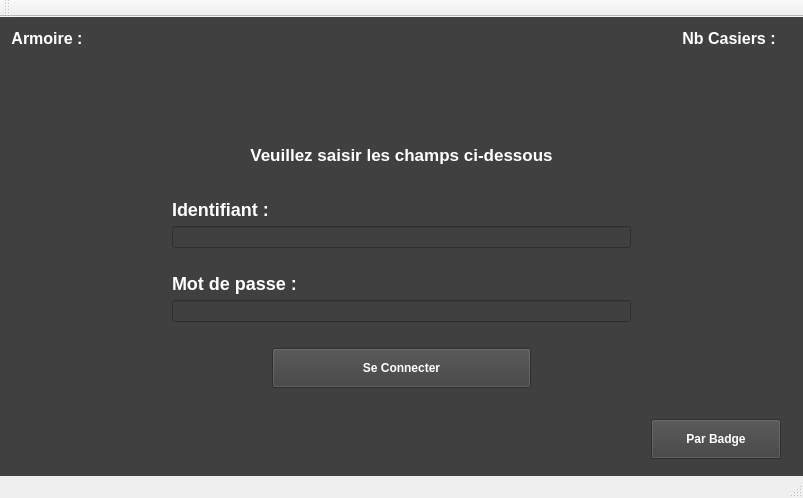
<?xml version="1.0" encoding="UTF-8"?>
<ui version="4.0">
 <class>Ihm</class>
 <widget class="QMainWindow" name="Ihm">
  <property name="geometry">
   <rect>
    <x>0</x>
    <y>0</y>
    <width>803</width>
    <height>498</height>
   </rect>
  </property>
  <property name="windowTitle">
   <string>Ihm</string>
  </property>
  <property name="documentMode">
   <bool>false</bool>
  </property>
  <property name="unifiedTitleAndToolBarOnMac">
   <bool>true</bool>
  </property>
  <widget class="QWidget" name="centralWidget">
   <property name="styleSheet">
    <string notr="true">background:#404040;color:white;font-weight:bold;</string>
   </property>
   <layout class="QGridLayout" name="gridLayout_6">
    <item row="2" column="0">
     <widget class="QStackedWidget" name="stackedWidget">
      <property name="minimumSize">
       <size>
        <width>742</width>
        <height>0</height>
       </size>
      </property>
      <property name="currentIndex">
       <number>1</number>
      </property>
      <widget class="QWidget" name="authautificationBadge">
       <layout class="QGridLayout" name="gridLayout">
        <item row="1" column="1" colspan="2">
         <layout class="QVBoxLayout" name="verticalLayout_4">
          <item>
           <widget class="QLabel" name="label">
            <property name="styleSheet">
             <string notr="true">font-size: 20px;</string>
            </property>
            <property name="text">
             <string>Veuillez passer votre badge ...</string>
            </property>
            <property name="alignment">
             <set>Qt::AlignBottom|Qt::AlignHCenter</set>
            </property>
           </widget>
          </item>
          <item>
           <widget class="QLabel" name="labelErreurBadge">
            <property name="text">
             <string/>
            </property>
            <property name="alignment">
             <set>Qt::AlignHCenter|Qt::AlignTop</set>
            </property>
           </widget>
          </item>
          <item>
           <widget class="QLineEdit" name="lineBadge">
            <property name="maximumSize">
             <size>
              <width>0</width>
              <height>0</height>
             </size>
            </property>
            <property name="echoMode">
             <enum>QLineEdit::NoEcho</enum>
            </property>
           </widget>
          </item>
         </layout>
        </item>
        <item row="2" column="2">
         <layout class="QHBoxLayout" name="horizontalLayout">
          <property name="leftMargin">
           <number>200</number>
          </property>
          <property name="topMargin">
           <number>0</number>
          </property>
          <property name="rightMargin">
           <number>10</number>
          </property>
          <item>
           <widget class="QPushButton" name="pushParIdentifiant">
            <property name="minimumSize">
             <size>
              <width>130</width>
              <height>40</height>
             </size>
            </property>
            <property name="maximumSize">
             <size>
              <width>16777215</width>
              <height>16777215</height>
             </size>
            </property>
            <property name="focusPolicy">
             <enum>Qt::NoFocus</enum>
            </property>
            <property name="text">
             <string>Par Identifiant</string>
            </property>
           </widget>
          </item>
         </layout>
        </item>
       </layout>
      </widget>
      <widget class="QWidget" name="authautificationChamps">
       <layout class="QGridLayout" name="gridLayout_3">
        <item row="3" column="1">
         <layout class="QHBoxLayout" name="horizontalLayout_2">
          <property name="leftMargin">
           <number>200</number>
          </property>
          <property name="topMargin">
           <number>0</number>
          </property>
          <item>
           <widget class="QPushButton" name="pushParBadge">
            <property name="minimumSize">
             <size>
              <width>130</width>
              <height>40</height>
             </size>
            </property>
            <property name="maximumSize">
             <size>
              <width>130</width>
              <height>30</height>
             </size>
            </property>
            <property name="focusPolicy">
             <enum>Qt::NoFocus</enum>
            </property>
            <property name="text">
             <string>Par Badge</string>
            </property>
           </widget>
          </item>
         </layout>
        </item>
        <item row="2" column="0" colspan="2">
         <layout class="QVBoxLayout" name="verticalLayout_6">
          <property name="leftMargin">
           <number>250</number>
          </property>
          <property name="topMargin">
           <number>20</number>
          </property>
          <property name="rightMargin">
           <number>250</number>
          </property>
          <property name="bottomMargin">
           <number>20</number>
          </property>
          <item>
           <widget class="QPushButton" name="pushSeConnecter">
            <property name="minimumSize">
             <size>
              <width>130</width>
              <height>40</height>
             </size>
            </property>
            <property name="focusPolicy">
             <enum>Qt::NoFocus</enum>
            </property>
            <property name="text">
             <string>Se Connecter</string>
            </property>
           </widget>
          </item>
         </layout>
        </item>
        <item row="0" column="0" colspan="2">
         <layout class="QVBoxLayout" name="verticalLayout_5">
          <property name="leftMargin">
           <number>150</number>
          </property>
          <property name="rightMargin">
           <number>150</number>
          </property>
          <property name="bottomMargin">
           <number>0</number>
          </property>
          <item>
           <widget class="QLabel" name="labelConsigne">
            <property name="styleSheet">
             <string notr="true">font-size: 17px;</string>
            </property>
            <property name="text">
             <string>Veuillez saisir les champs ci-dessous</string>
            </property>
            <property name="alignment">
             <set>Qt::AlignCenter</set>
            </property>
           </widget>
          </item>
          <item>
           <widget class="QLabel" name="labelIdentifiant">
            <property name="styleSheet">
             <string notr="true">font-size: 18px;</string>
            </property>
            <property name="text">
             <string>Identifiant :</string>
            </property>
            <property name="alignment">
             <set>Qt::AlignBottom|Qt::AlignLeading|Qt::AlignLeft</set>
            </property>
           </widget>
          </item>
          <item>
           <widget class="QLineEdit" name="lineIdentifiant">
            <property name="minimumSize">
             <size>
              <width>0</width>
              <height>20</height>
             </size>
            </property>
            <property name="text">
             <string/>
            </property>
           </widget>
          </item>
          <item>
           <widget class="QLabel" name="labelMotDePasse">
            <property name="styleSheet">
             <string notr="true">font-size: 18px;</string>
            </property>
            <property name="text">
             <string>Mot de passe :</string>
            </property>
            <property name="alignment">
             <set>Qt::AlignBottom|Qt::AlignLeading|Qt::AlignLeft</set>
            </property>
           </widget>
          </item>
          <item>
           <widget class="QLineEdit" name="lineMotDePasse">
            <property name="minimumSize">
             <size>
              <width>0</width>
              <height>20</height>
             </size>
            </property>
           </widget>
          </item>
         </layout>
        </item>
       </layout>
      </widget>
      <widget class="QWidget" name="pageStock">
       <layout class="QGridLayout" name="gridLayout_2">
        <item row="1" column="0">
         <layout class="QVBoxLayout" name="verticalLayout">
          <property name="leftMargin">
           <number>50</number>
          </property>
          <property name="rightMargin">
           <number>50</number>
          </property>
          <item>
           <widget class="QLabel" name="labelRecherche">
            <property name="styleSheet">
             <string notr="true">font-size: 18px;</string>
            </property>
            <property name="text">
             <string>Rechercher un article</string>
            </property>
            <property name="alignment">
             <set>Qt::AlignBottom|Qt::AlignHCenter</set>
            </property>
           </widget>
          </item>
          <item>
           <layout class="QHBoxLayout" name="horizontalLayout_3">
            <item>
             <widget class="QLineEdit" name="lineRecherche">
              <property name="minimumSize">
               <size>
                <width>0</width>
                <height>30</height>
               </size>
              </property>
              <property name="text">
               <string/>
              </property>
             </widget>
            </item>
            <item>
             <widget class="QPushButton" name="pushRecherche">
              <property name="text">
               <string>Rechercher</string>
              </property>
             </widget>
            </item>
           </layout>
          </item>
         </layout>
        </item>
        <item row="1" column="1" colspan="2">
         <layout class="QVBoxLayout" name="verticalLayout_2">
          <property name="leftMargin">
           <number>40</number>
          </property>
          <property name="rightMargin">
           <number>40</number>
          </property>
          <item>
           <widget class="QLabel" name="labelSelection">
            <property name="styleSheet">
             <string notr="true">font-size: 18px;</string>
            </property>
            <property name="text">
             <string>Sélectionner un article</string>
            </property>
            <property name="alignment">
             <set>Qt::AlignBottom|Qt::AlignHCenter</set>
            </property>
           </widget>
          </item>
          <item>
           <widget class="QComboBox" name="comboBoxArticle">
            <property name="minimumSize">
             <size>
              <width>300</width>
              <height>30</height>
             </size>
            </property>
           </widget>
          </item>
         </layout>
        </item>
        <item row="4" column="0">
         <layout class="QHBoxLayout" name="horizontalLayout_5">
          <item>
           <widget class="QPushButton" name="pushSeDeconnecter">
            <property name="minimumSize">
             <size>
              <width>130</width>
              <height>40</height>
             </size>
            </property>
            <property name="focusPolicy">
             <enum>Qt::NoFocus</enum>
            </property>
            <property name="text">
             <string>Se déconnecter</string>
            </property>
           </widget>
          </item>
          <item>
           <spacer name="horizontalSpacer">
            <property name="orientation">
             <enum>Qt::Horizontal</enum>
            </property>
            <property name="sizeHint" stdset="0">
             <size>
              <width>40</width>
              <height>20</height>
             </size>
            </property>
           </spacer>
          </item>
         </layout>
        </item>
        <item row="0" column="0" colspan="3">
         <layout class="QVBoxLayout" name="verticalLayout_11">
          <item>
           <widget class="QLabel" name="labelEntete">
            <property name="maximumSize">
             <size>
              <width>16777215</width>
              <height>16777215</height>
             </size>
            </property>
            <property name="styleSheet">
             <string notr="true">font-size: 20px;</string>
            </property>
            <property name="text">
             <string>Stock</string>
            </property>
            <property name="alignment">
             <set>Qt::AlignCenter</set>
            </property>
           </widget>
          </item>
         </layout>
        </item>
        <item row="4" column="2">
         <layout class="QHBoxLayout" name="horizontalLayout_4">
          <item>
           <spacer name="horizontalSpacer_2">
            <property name="orientation">
             <enum>Qt::Horizontal</enum>
            </property>
            <property name="sizeHint" stdset="0">
             <size>
              <width>40</width>
              <height>20</height>
             </size>
            </property>
           </spacer>
          </item>
          <item>
           <widget class="QPushButton" name="pushScannerObjet">
            <property name="minimumSize">
             <size>
              <width>130</width>
              <height>40</height>
             </size>
            </property>
            <property name="text">
             <string>Scanner objet</string>
            </property>
           </widget>
          </item>
          <item>
           <widget class="QPushButton" name="pushMouvement">
            <property name="minimumSize">
             <size>
              <width>130</width>
              <height>40</height>
             </size>
            </property>
            <property name="focusPolicy">
             <enum>Qt::NoFocus</enum>
            </property>
            <property name="text">
             <string>Mouvements</string>
            </property>
           </widget>
          </item>
         </layout>
        </item>
        <item row="2" column="0">
         <layout class="QGridLayout" name="gridLayoutCasiers"/>
        </item>
        <item row="2" column="2">
         <layout class="QVBoxLayout" name="verticalLayout_8">
          <property name="leftMargin">
           <number>0</number>
          </property>
          <property name="rightMargin">
           <number>0</number>
          </property>
          <property name="bottomMargin">
           <number>0</number>
          </property>
          <item>
           <widget class="QLabel" name="labelQuantiteNombre">
            <property name="styleSheet">
             <string notr="true">font-size: 18px;</string>
            </property>
            <property name="text">
             <string/>
            </property>
           </widget>
          </item>
          <item>
           <widget class="QLabel" name="labelDisponibleNombre">
            <property name="styleSheet">
             <string notr="true">font-size: 18px;</string>
            </property>
            <property name="text">
             <string/>
            </property>
           </widget>
          </item>
          <item>
           <widget class="QLabel" name="labelCasierNombre">
            <property name="styleSheet">
             <string notr="true">font-size: 18px;</string>
            </property>
            <property name="text">
             <string/>
            </property>
           </widget>
          </item>
         </layout>
        </item>
        <item row="2" column="1">
         <layout class="QVBoxLayout" name="verticalLayout_7">
          <property name="leftMargin">
           <number>0</number>
          </property>
          <property name="bottomMargin">
           <number>0</number>
          </property>
          <item>
           <widget class="QLabel" name="labelQuantite">
            <property name="styleSheet">
             <string notr="true">font-size: 18px;</string>
            </property>
            <property name="text">
             <string>Quantité :</string>
            </property>
            <property name="alignment">
             <set>Qt::AlignRight|Qt::AlignTrailing|Qt::AlignVCenter</set>
            </property>
           </widget>
          </item>
          <item>
           <widget class="QLabel" name="labelDisponible">
            <property name="styleSheet">
             <string notr="true">font-size: 18px;</string>
            </property>
            <property name="text">
             <string>Disponible :</string>
            </property>
            <property name="alignment">
             <set>Qt::AlignRight|Qt::AlignTrailing|Qt::AlignVCenter</set>
            </property>
           </widget>
          </item>
          <item>
           <widget class="QLabel" name="labelCasier">
            <property name="styleSheet">
             <string notr="true">font-size: 18px;</string>
            </property>
            <property name="text">
             <string>Casier :</string>
            </property>
            <property name="alignment">
             <set>Qt::AlignRight|Qt::AlignTrailing|Qt::AlignVCenter</set>
            </property>
           </widget>
          </item>
         </layout>
        </item>
        <item row="3" column="1">
         <spacer name="verticalSpacer">
          <property name="orientation">
           <enum>Qt::Vertical</enum>
          </property>
          <property name="sizeType">
           <enum>QSizePolicy::Maximum</enum>
          </property>
          <property name="sizeHint" stdset="0">
           <size>
            <width>20</width>
            <height>80</height>
           </size>
          </property>
         </spacer>
        </item>
       </layout>
      </widget>
      <widget class="QWidget" name="pageCodeBarre">
       <layout class="QGridLayout" name="gridLayout_4">
        <item row="2" column="0" colspan="3">
         <layout class="QVBoxLayout" name="verticalLayout_3">
          <property name="topMargin">
           <number>10</number>
          </property>
          <property name="bottomMargin">
           <number>10</number>
          </property>
          <item>
           <widget class="QLabel" name="labelScannerObjet">
            <property name="font">
             <font>
              <pointsize>-1</pointsize>
              <weight>75</weight>
              <bold>true</bold>
             </font>
            </property>
            <property name="styleSheet">
             <string notr="true">font-size: 20px;</string>
            </property>
            <property name="text">
             <string>Veuillez ouvrir un casier</string>
            </property>
            <property name="textFormat">
             <enum>Qt::AutoText</enum>
            </property>
            <property name="alignment">
             <set>Qt::AlignCenter</set>
            </property>
           </widget>
          </item>
         </layout>
        </item>
        <item row="6" column="0">
         <spacer name="verticalSpacer_5">
          <property name="orientation">
           <enum>Qt::Vertical</enum>
          </property>
          <property name="sizeHint" stdset="0">
           <size>
            <width>20</width>
            <height>60</height>
           </size>
          </property>
         </spacer>
        </item>
        <item row="7" column="2">
         <layout class="QHBoxLayout" name="horizontalLayout_8">
          <property name="leftMargin">
           <number>0</number>
          </property>
          <property name="topMargin">
           <number>0</number>
          </property>
          <item>
           <widget class="QPushButton" name="pushScannerPageStock">
            <property name="minimumSize">
             <size>
              <width>130</width>
              <height>40</height>
             </size>
            </property>
            <property name="focusPolicy">
             <enum>Qt::NoFocus</enum>
            </property>
            <property name="styleSheet">
             <string notr="true"/>
            </property>
            <property name="text">
             <string>Stock</string>
            </property>
           </widget>
          </item>
          <item>
           <widget class="QPushButton" name="pushScannerPageMouvement">
            <property name="minimumSize">
             <size>
              <width>130</width>
              <height>40</height>
             </size>
            </property>
            <property name="focusPolicy">
             <enum>Qt::NoFocus</enum>
            </property>
            <property name="styleSheet">
             <string notr="true"/>
            </property>
            <property name="text">
             <string>Mouvements</string>
            </property>
           </widget>
          </item>
         </layout>
        </item>
        <item row="1" column="0" colspan="3">
         <spacer name="verticalSpacer_4">
          <property name="orientation">
           <enum>Qt::Vertical</enum>
          </property>
          <property name="sizeHint" stdset="0">
           <size>
            <width>20</width>
            <height>70</height>
           </size>
          </property>
         </spacer>
        </item>
        <item row="4" column="0">
         <widget class="QLineEdit" name="lineEditScanner">
          <property name="maximumSize">
           <size>
            <width>1</width>
            <height>1</height>
           </size>
          </property>
         </widget>
        </item>
        <item row="7" column="0">
         <layout class="QHBoxLayout" name="horizontalLayout_11">
          <property name="topMargin">
           <number>0</number>
          </property>
          <property name="rightMargin">
           <number>0</number>
          </property>
          <item>
           <widget class="QPushButton" name="pushScannerSeDeconnecter">
            <property name="minimumSize">
             <size>
              <width>130</width>
              <height>40</height>
             </size>
            </property>
            <property name="focusPolicy">
             <enum>Qt::NoFocus</enum>
            </property>
            <property name="text">
             <string>Se déconnecter</string>
            </property>
           </widget>
          </item>
         </layout>
        </item>
        <item row="4" column="1" rowspan="2" colspan="2">
         <layout class="QGridLayout" name="gridLayoutCasiersScan">
          <property name="topMargin">
           <number>10</number>
          </property>
          <property name="bottomMargin">
           <number>10</number>
          </property>
         </layout>
        </item>
        <item row="3" column="0" colspan="3">
         <spacer name="verticalSpacer_2">
          <property name="orientation">
           <enum>Qt::Vertical</enum>
          </property>
          <property name="sizeHint" stdset="0">
           <size>
            <width>20</width>
            <height>80</height>
           </size>
          </property>
         </spacer>
        </item>
        <item row="0" column="0" colspan="3">
         <layout class="QHBoxLayout" name="horizontalLayout_6">
          <property name="leftMargin">
           <number>0</number>
          </property>
          <property name="rightMargin">
           <number>100</number>
          </property>
          <item>
           <layout class="QHBoxLayout" name="horizontalLayout_9">
            <item>
             <spacer name="horizontalSpacer_3">
              <property name="orientation">
               <enum>Qt::Horizontal</enum>
              </property>
              <property name="sizeType">
               <enum>QSizePolicy::Fixed</enum>
              </property>
              <property name="sizeHint" stdset="0">
               <size>
                <width>60</width>
                <height>20</height>
               </size>
              </property>
             </spacer>
            </item>
            <item>
             <widget class="QLabel" name="labelQuantiteScan">
              <property name="sizePolicy">
               <sizepolicy hsizetype="Minimum" vsizetype="Preferred">
                <horstretch>0</horstretch>
                <verstretch>0</verstretch>
               </sizepolicy>
              </property>
              <property name="font">
               <font>
                <pointsize>-1</pointsize>
                <weight>75</weight>
                <bold>true</bold>
               </font>
              </property>
              <property name="layoutDirection">
               <enum>Qt::LeftToRight</enum>
              </property>
              <property name="styleSheet">
               <string notr="true">font-size: 18px;</string>
              </property>
              <property name="text">
               <string>Quantité :</string>
              </property>
              <property name="alignment">
               <set>Qt::AlignLeading|Qt::AlignLeft|Qt::AlignVCenter</set>
              </property>
             </widget>
            </item>
            <item>
             <widget class="QSpinBox" name="spinBoxQuantiteScan">
              <property name="sizePolicy">
               <sizepolicy hsizetype="Minimum" vsizetype="Expanding">
                <horstretch>0</horstretch>
                <verstretch>0</verstretch>
               </sizepolicy>
              </property>
              <property name="styleSheet">
               <string notr="true">font-size: 20px;</string>
              </property>
              <property name="minimum">
               <number>0</number>
              </property>
             </widget>
            </item>
           </layout>
          </item>
          <item>
           <spacer name="horizontalSpacer_5">
            <property name="orientation">
             <enum>Qt::Horizontal</enum>
            </property>
            <property name="sizeType">
             <enum>QSizePolicy::Fixed</enum>
            </property>
            <property name="sizeHint" stdset="0">
             <size>
              <width>60</width>
              <height>20</height>
             </size>
            </property>
           </spacer>
          </item>
          <item>
           <widget class="QPushButton" name="pushScannerPrendre">
            <property name="sizePolicy">
             <sizepolicy hsizetype="Minimum" vsizetype="Fixed">
              <horstretch>0</horstretch>
              <verstretch>0</verstretch>
             </sizepolicy>
            </property>
            <property name="minimumSize">
             <size>
              <width>0</width>
              <height>60</height>
             </size>
            </property>
            <property name="focusPolicy">
             <enum>Qt::NoFocus</enum>
            </property>
            <property name="styleSheet">
             <string notr="true">font-size: 18px;</string>
            </property>
            <property name="text">
             <string>Prendre un objet</string>
            </property>
           </widget>
          </item>
          <item>
           <widget class="QPushButton" name="pushScannerAjouter">
            <property name="minimumSize">
             <size>
              <width>0</width>
              <height>60</height>
             </size>
            </property>
            <property name="focusPolicy">
             <enum>Qt::NoFocus</enum>
            </property>
            <property name="styleSheet">
             <string notr="true">font-size: 18px;</string>
            </property>
            <property name="text">
             <string>Ajouter un objet</string>
            </property>
           </widget>
          </item>
         </layout>
        </item>
       </layout>
      </widget>
     </widget>
    </item>
    <item row="0" column="0">
     <layout class="QHBoxLayout" name="horizontalLayout_7">
      <property name="bottomMargin">
       <number>20</number>
      </property>
      <item>
       <widget class="QLabel" name="labelNomArmoireFixe">
        <property name="styleSheet">
         <string notr="true">font-size: 16px;</string>
        </property>
        <property name="text">
         <string>Armoire :</string>
        </property>
        <property name="alignment">
         <set>Qt::AlignCenter</set>
        </property>
       </widget>
      </item>
      <item>
       <widget class="QLabel" name="labelNomArmoire">
        <property name="styleSheet">
         <string notr="true">font-size: 16px;</string>
        </property>
        <property name="text">
         <string/>
        </property>
        <property name="alignment">
         <set>Qt::AlignCenter</set>
        </property>
       </widget>
      </item>
      <item>
       <spacer name="horizontalSpacer_4">
        <property name="orientation">
         <enum>Qt::Horizontal</enum>
        </property>
        <property name="sizeHint" stdset="0">
         <size>
          <width>40</width>
          <height>20</height>
         </size>
        </property>
       </spacer>
      </item>
      <item>
       <widget class="QLabel" name="labelNbCasiersFixe">
        <property name="styleSheet">
         <string notr="true">font-size: 16px;</string>
        </property>
        <property name="text">
         <string>Nb Casiers :</string>
        </property>
        <property name="alignment">
         <set>Qt::AlignCenter</set>
        </property>
       </widget>
      </item>
      <item>
       <widget class="QLabel" name="labelNbCasiers">
        <property name="styleSheet">
         <string notr="true">font-size: 16px;</string>
        </property>
        <property name="text">
         <string/>
        </property>
        <property name="alignment">
         <set>Qt::AlignCenter</set>
        </property>
       </widget>
      </item>
     </layout>
    </item>
    <item row="3" column="1">
     <layout class="QHBoxLayout" name="horizontalLayout_10"/>
    </item>
    <item row="1" column="0">
     <spacer name="verticalSpacer_3">
      <property name="orientation">
       <enum>Qt::Vertical</enum>
      </property>
      <property name="sizeType">
       <enum>QSizePolicy::Fixed</enum>
      </property>
      <property name="sizeHint" stdset="0">
       <size>
        <width>20</width>
        <height>50</height>
       </size>
      </property>
     </spacer>
    </item>
   </layout>
  </widget>
  <widget class="QMenuBar" name="menuBar">
   <property name="geometry">
    <rect>
     <x>0</x>
     <y>0</y>
     <width>803</width>
     <height>22</height>
    </rect>
   </property>
  </widget>
  <widget class="QToolBar" name="mainToolBar">
   <attribute name="toolBarArea">
    <enum>TopToolBarArea</enum>
   </attribute>
   <attribute name="toolBarBreak">
    <bool>false</bool>
   </attribute>
  </widget>
  <widget class="QStatusBar" name="statusBar"/>
 </widget>
 <layoutdefault spacing="6" margin="11"/>
 <resources/>
 <connections/>
</ui>
